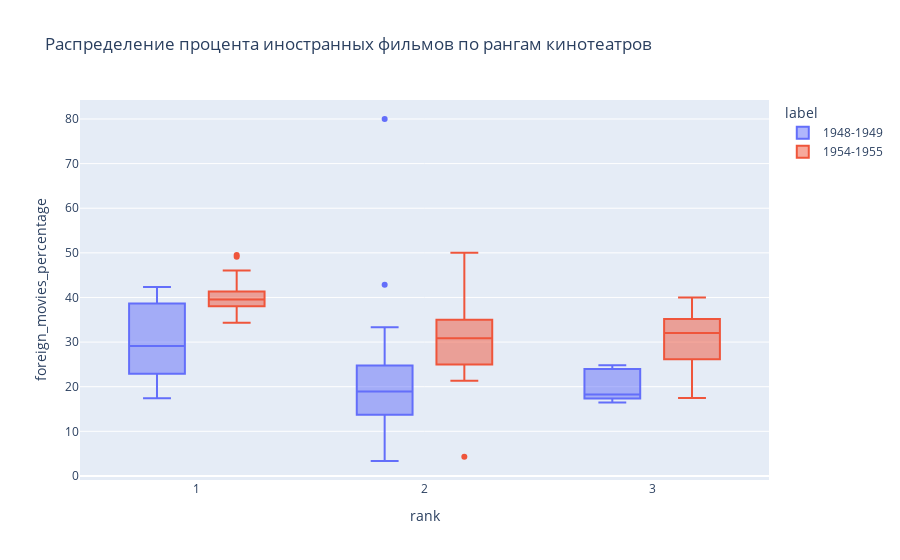

Notebook source saved alongside this figure:
### Markdown cell above
### `boxplot`, или ящик с усами

### Code cell
viz.plot_boxplot(data.df_concat, x='rank', y='foreign_movies_percentage', color='label',
                 title='Распределение процента иностранных фильмов по рангам кинотеатров'
                 )

### Figure 1 — Plotly figure (JSON) as saved in the notebook; plotly's stock layout.template omitted (floating-point values rounded to 4 significant figures)
{"data": [{"alignmentgroup": "True", "hovertemplate": "label=1948-1949<br>rank=%{x}<br>foreign_movies_percentage=%{y}<extra></extra>", "legendgroup": "1948-1949", "marker": {"color": "#636efa"}, "name": "1948-1949", "notched": false, "offsetgroup": "1948-1949", "orientation": "v", "showlegend": true, "type": "box", "x": [1, 3, 2, 2, 2, 2, 1, 3, 3, 2, 3, 3, 2, 1, 2, 1, 2, 2, 1, 2, 2, 1, 1, 1, 1, 1, 1, 2, 1, 2, 2, 1, 1, 1, 1, 1, 1, 1, 1, 1, 2, 2, 2], "x0": " ", "xaxis": "x", "y": [28.77, 16.44, 26.26, 15.43, 24.24, 42.86, 39.63, 23.68, 17.65, 33.33, 24.81, 18.27, 6.627, 39.2, 18.9, 20.25, 21.94, 14.39, 34.31, 3.346, 13.69, 25.98, 29.13, 19.91, 38.46, 23.62, 20.59, 80, 20.87, 17.06, 22.61, 27.93, 30.63, 26.02, 42.34, 39.45, 33.33, 36.04, 39.47, 17.39, 13.71, 10.5, 21.08], "y0": " ", "yaxis": "y"}, {"alignmentgroup": "True", "hovertemplate": "label=1954-1955<br>rank=%{x}<br>foreign_movies_percentage=%{y}<extra></extra>", "legendgroup": "1954-1955", "marker": {"color": "#EF553B"}, "name": "1954-1955", "notched": false, "offsetgroup": "1954-1955", "orientation": "v", "showlegend": true, "type": "box", "x": [2, 3, 2, 2, 2, 2, 1, 3, 1, 3, 1, 1, 3, 3, 3, 2, 1, 2, 2, 2, 2, 2, 1, 1, 1, 1, 1, 1, 2, 3, 1, 1, 1, 1, 1, 1, 1, 2, 3, 1, 1], "x0": " ", "xaxis": "x", "y": [32.95, 25.93, 35.29, 38.1, 25, 50, 40.1, 26.33, 41.21, 30.49, 38.97, 40.18, 40, 35.29, 33.56, 25.51, 46.04, 31.99, 34.93, 30.85, 4.306, 21.35, 38.83, 36.26, 34.33, 41.52, 39.86, 36, 30.39, 35.11, 38.2, 37.84, 49.5, 39.23, 44.63, 49.13, 40, 24.9, 17.47, 39.26, 34.62], "y0": " ", "yaxis": "y"}], "layout": {"boxmode": "group", "legend": {"title": {"text": "label"}, "tracegroupgap": 0}, "title": {"text": "Распределение процента иностранных фильмов по рангам кинотеатров"}, "xaxis": {"anchor": "y", "domain": [0, 1], "title": {"text": "rank"}}, "yaxis": {"anchor": "x", "domain": [0, 1], "title": {"text": "foreign_movies_percentage"}}}}
